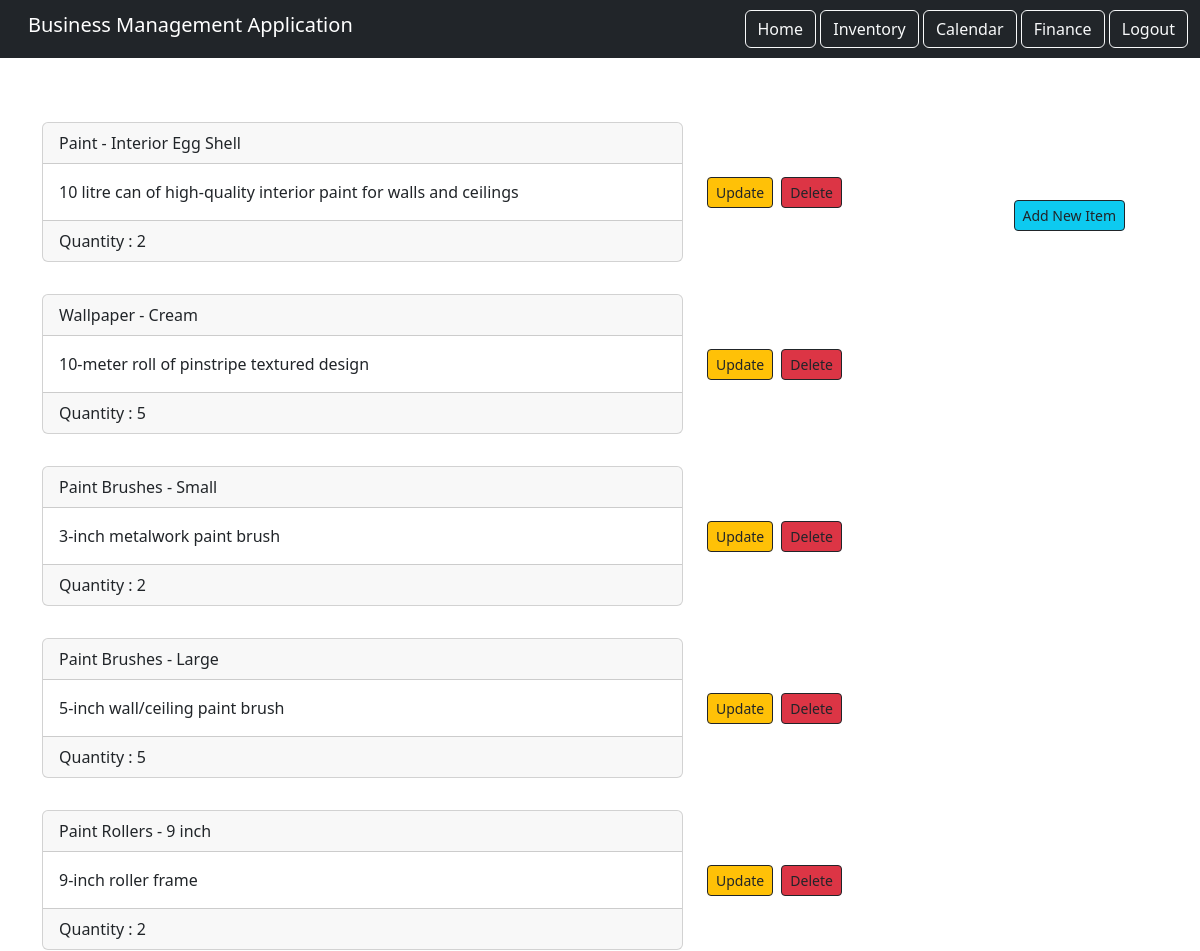
The page /inventory/ (signed in, upper part) on the database as committed earlier.
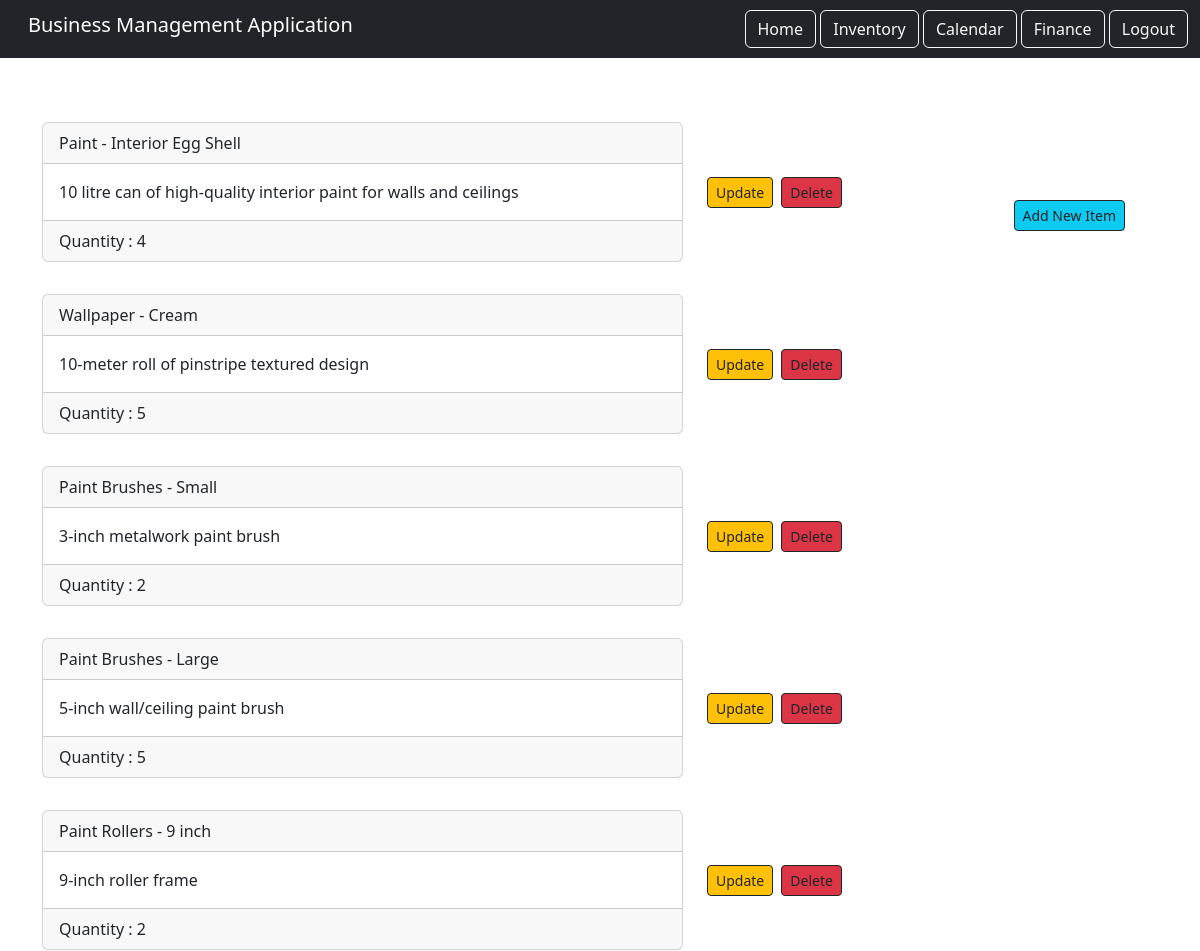
The same page on the database as committed later.
### inventory_component/models.py (models this page shows)
class Inventory(models.Model):
    item = models.CharField(max_length=500)
    description = models.TextField()
    quantity = models.PositiveIntegerField()
    user = models.ForeignKey(User, on_delete=models.CASCADE, related_name='items')

### inventory_component/views.py (the view)
# urls.py: path('', views.InventoryList.as_view(), name="inventory_list"),
class InventoryList(LoginRequiredMixin, ListView):
    model = Inventory
    context_object_name = "items"
    template_name = "inventory_list.html"
    login_url = '/login'
    def get_queryset(self):
        return self.request.user.items.all()

### inventory_component/templates/Inventory_list.html (shortened to what this page needs)
{% extends 'base.html' %}
{% load static %}
{% block content %}
<div>
    <a href="{% url 'item.new' %}" class="btn btn-info btn-sm btn-outline-dark add-new-item-btn-sticky">Add New Item</a>
</div>
<div class="row">
    {% for item in items %}
        <div class="col-md-7 py-3">
            <div class="card">
                <div class="card-header">
                    {{ item.item }}
                </div>
                <div class="card-body ">
                    {{ item.description }}
                </div>
                <div class="card-footer">
                    Quantity : {{ item.quantity }}
                </div>
            </div>
        </div>
<div class="col-md-5 py-3 d-flex align-items-center">
<div>
    <a href="{% url 'item.update' pk=item.id %}" class="btn btn-sm btn-warning btn-outline-dark btn-block update-button-right-padding">Update</a>
</div>
<div>
    <button type="button" class="btn btn-sm btn-danger btn-outline-dark btn-block" data-bs-toggle="modal" data-bs-target="#deleteModal-{{ item.id }}">Delete</button>
</div>
</div>
{% endfor %}
</div>
{% endblock content %}

Rows that differ between the two databases and show on the page:
changed Inventory "Paint - Interior Egg Shell": quantity "2" → "4"
